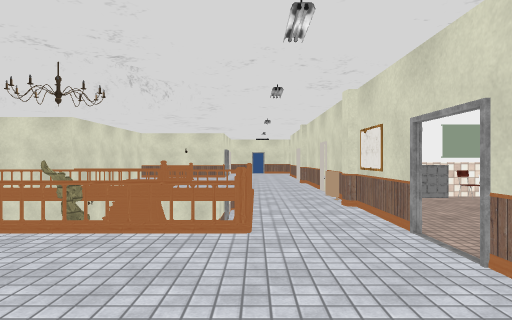
view 1 (above)

16 first-person views from a walk through a Unity game level. The camera is 1.4 m above the floor, looks level and sees 75° across. Doors are open. The floor is counted in squares, 2 m on a side. Each view is taken from the middle of a square. On the plan, view 1 faces up. The plan holds only what a view shows up to about 10 squares ahead; the rest is blank. The place goes on beyond the plan. The player character is not drawn. Some surface patterns are stand-ins.

view 2
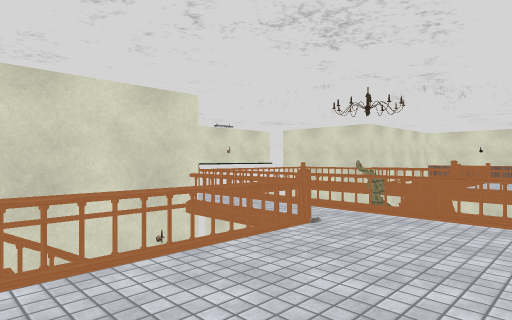

view 3
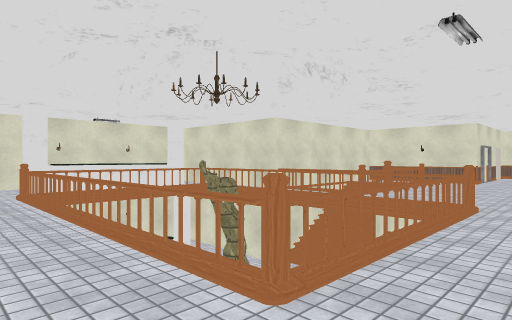

view 4
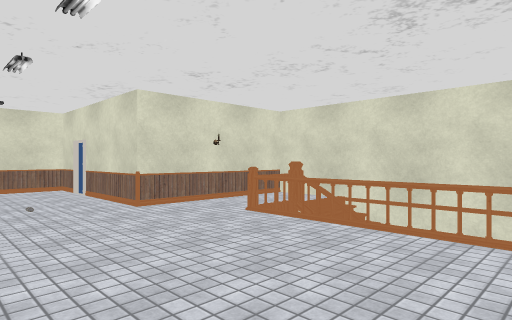

view 5
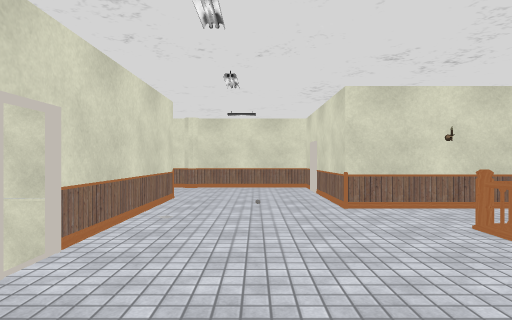

view 6
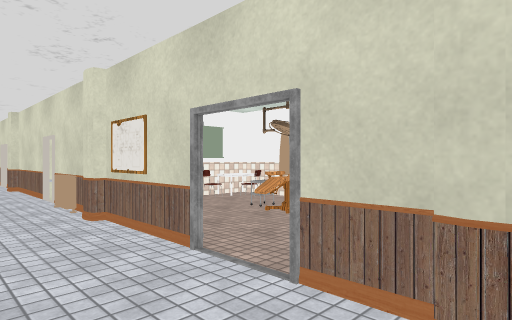

view 7
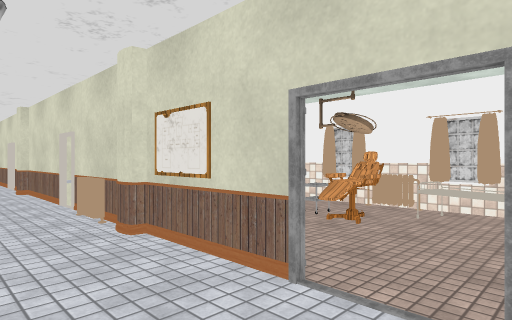

view 8
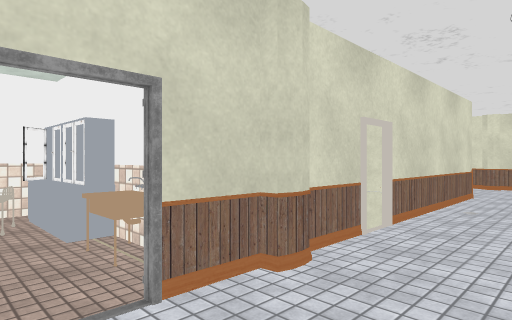

view 9
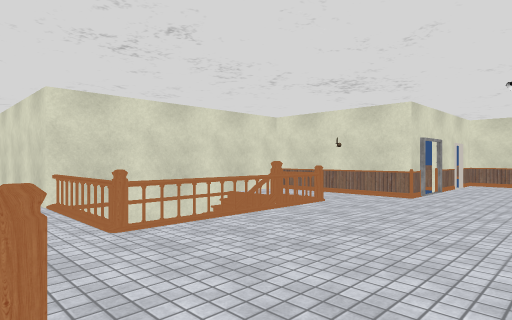

view 10
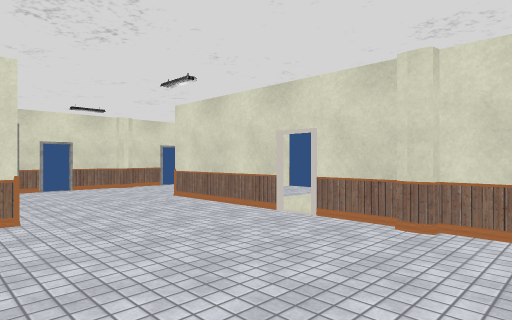

view 11
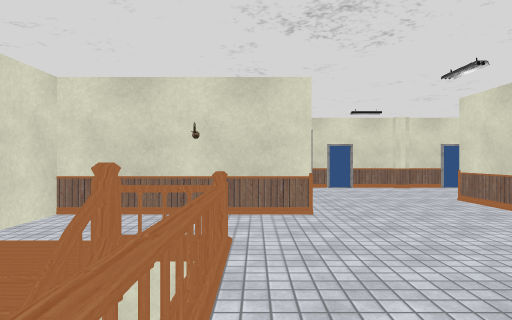

view 12
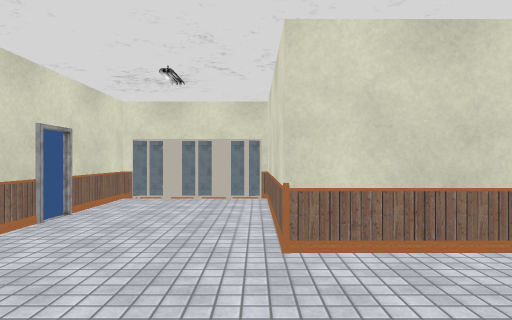

view 13
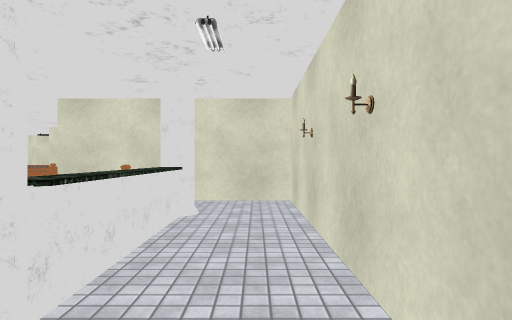

view 14
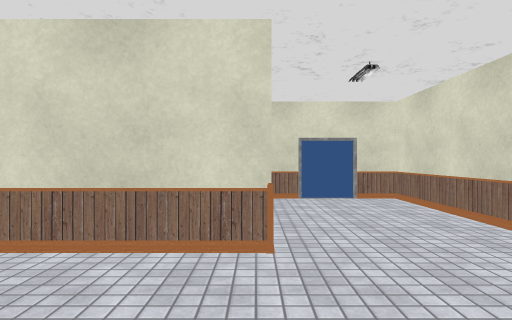

view 15
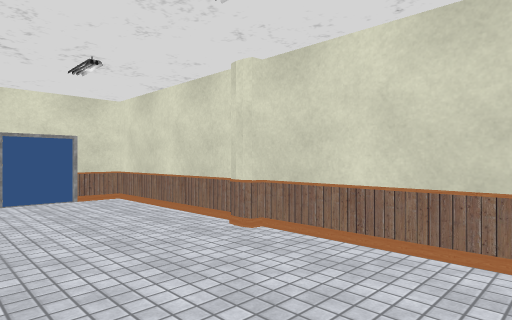

view 16
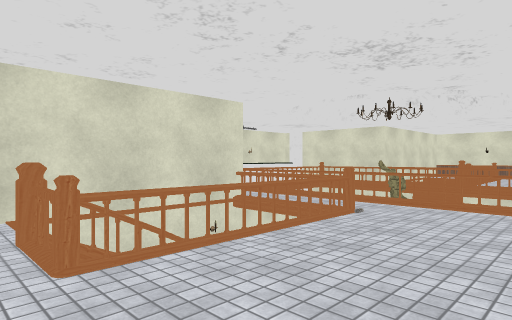

### Floor plan
Key: @ floor where view 1 was taken; # wall or solid block; x gap in a wall; . floor; / step, stairs or slope; D open door; = window, fence, low wall or low ledge; ^ raised ledge; v drop or lower ground; S statue; H heater; P poster; T table; C chair; I sink; O other object.
Columns run from 9 left of view 1 to 5 right of it. Each row starts with its distance up from view 1.
 18         #D##D##
 17         DD..D.#
 16         D.....D
 15        #......#
 14     ####D..####
 13     #......#
 12     #......D
 11     #/#....#
 10     #/#....#
  9  ####//....#
  8 #.   ......D
  7 #.O#vxvxv#.D##
  6 #.O=  S  vH#^PO
  5 #.O=  S  v.#.T#
  4 #.O=     =.#CCH
  3 #..///////.D.O#
  2 #####///...I##v
  1     #  ....D
  0     #/#..@.D
 -1     #/#....#
 -2     #......#
 -3     ####...#
 -4        #...###x
 -5         D.....D
 -6         D.....D
 -7         #######

Positions as (right, up) in squares from view 1, and headings:
1: (0, 0), facing up
2: (0, -1), facing up-left
3: (1, 2), facing up-left
4: (1, 2), facing down-left
5: (0, 2), facing down
6: (0, 1), facing up-right
7: (0, 2), facing up-right
8: (0, 3), facing down-right
9: (1, 7), facing up-left
10: (-2, 9), facing up-right
11: (-2, 9), facing up
12: (-1, 15), facing right
13: (-8, 8), facing down
14: (-1, -4), facing right
15: (-1, -4), facing down-right
16: (0, -2), facing up-left
